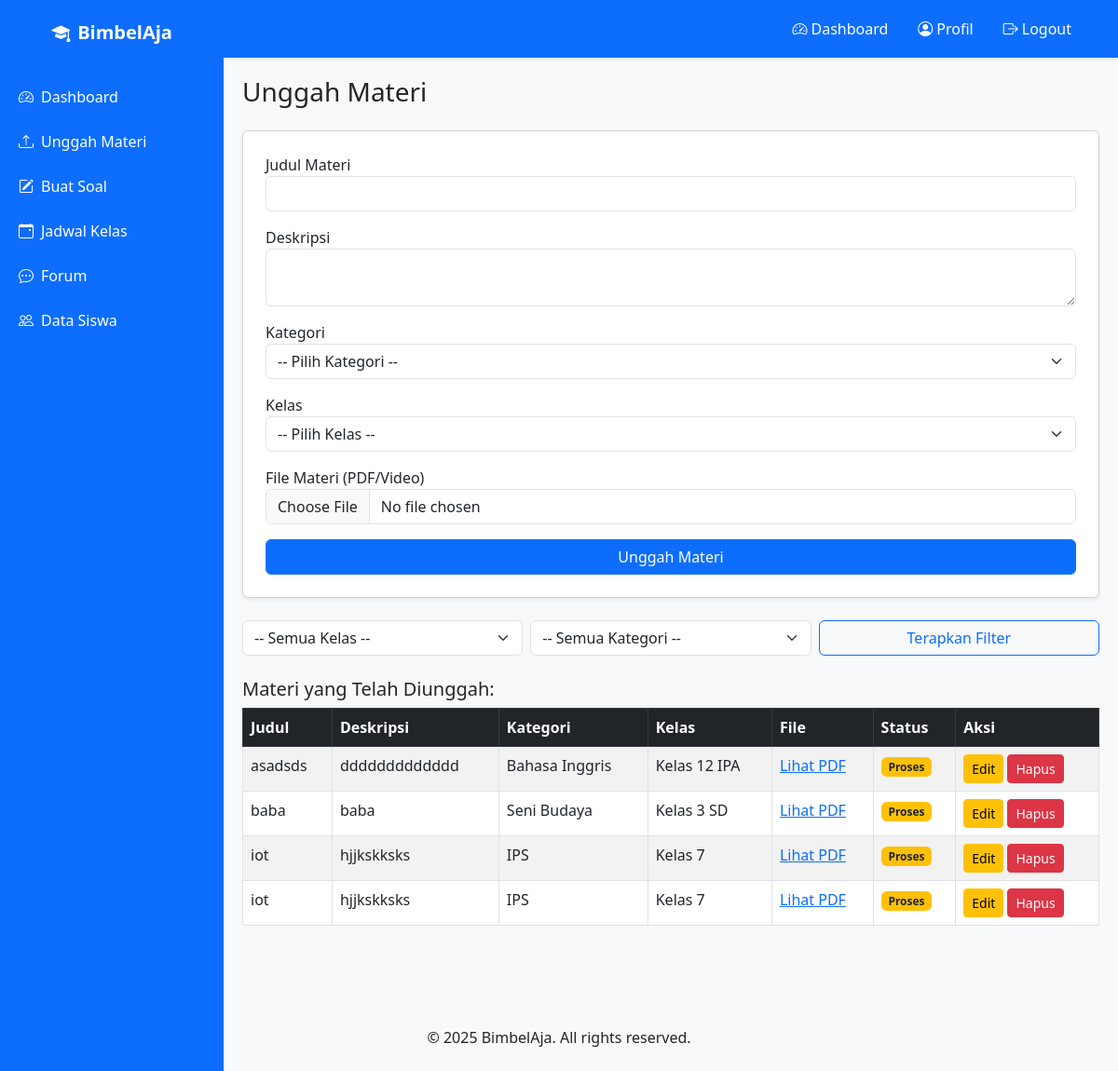
Screenshot of /tutor/unggah_materi.php (signed in) with the database file from the repository.
### tables this page shows
CREATE TABLE `materi` (
  `id` int(11) NOT NULL,
  `judul` varchar(100) NOT NULL,
  `deskripsi` text DEFAULT NULL,
  `file` varchar(100) DEFAULT NULL,
  `tutor_id` int(11) DEFAULT NULL,
  `kelas_id` int(11) DEFAULT NULL,
  `created_at` datetime DEFAULT current_timestamp(),
  `tipe_file` enum('pdf','video','lain') DEFAULT 'pdf',
  `kategori_id` int(11) DEFAULT NULL,
  `status` enum('proses','diterima','ditolak') DEFAULT 'proses'
);

CREATE TABLE `kategori_materi` (
  `id` int(11) NOT NULL,
  `nama_kategori` varchar(100) NOT NULL
);

CREATE TABLE `kelas` (
  `id` int(11) NOT NULL,
  `nama_kelas` varchar(100) NOT NULL,
  `jenjang` enum('SD','SMP','SMA') DEFAULT NULL
);

### tutor/unggah_materi.php (the view, shortened to what this page needs)
<?php
include '../includes/header.php';
include '../config/database.php';
$tutor_id = $_SESSION['user']['id'];
$edit_id = null;
$judul_edit = $deskripsi_edit = $kategori_edit = $kelas_edit = "";
$where = "WHERE m.tutor_id = $tutor_id";
$query = "SELECT m.*, k.nama_kategori, kl.nama_kelas FROM materi m
          LEFT JOIN kategori_materi k ON m.kategori_id = k.id
          LEFT JOIN kelas kl ON m.kelas_id = kl.id
          $where ORDER BY m.id DESC";
$materi = mysqli_query($conn, $query);
?>
<div class="sidebar">
    <div class="logo">
        <i class="bi bi-mortarboard-fill me-2"></i>BimbelAja
    </div>
    <a href="dashboard.php"><i class="bi bi-speedometer2 me-2"></i>Dashboard</a>
    <a href="unggah_materi.php" class="active"><i class="bi bi-upload me-2"></i>Unggah Materi</a>
    <a href="buat_soal.php"><i class="bi bi-pencil-square me-2"></i>Buat Soal</a>
    <a href="jadwal_kelas.php"><i class="bi bi-calendar-event me-2"></i>Jadwal Kelas</a>
    <a href="forum.php"><i class="bi bi-chat-dots me-2"></i>Forum</a>
    <a href="data_siswa.php"><i class="bi bi-people me-2"></i>Data Siswa</a>
</div>
<div class="content">
    <h3 class="mb-4"><?= $edit_id ? 'Edit Materi' : 'Unggah Materi' ?></h3>
    <form method="POST" enctype="multipart/form-data" class="card p-4 shadow-sm mb-4">
        <div class="mb-3">
            <label>Judul Materi</label>
            <input type="text" name="judul" class="form-control" required value="<?= htmlspecialchars($judul_edit) ?>">
        </div>
        <div class="mb-3">
            <label>Deskripsi</label>
            <textarea name="deskripsi" class="form-control" required><?= htmlspecialchars($deskripsi_edit) ?></textarea>
        </div>
        <div class="mb-3">
            <label>Kategori</label>
            <select name="kategori_id" class="form-select" required>
                <option value="">-- Pilih Kategori --</option>
            </select>
        </div>
        <div class="mb-3">
            <label>Kelas</label>
            <select name="kelas_id" class="form-select" required>
                <option value="">-- Pilih Kelas --</option>
            </select>
        </div>
        <div class="mb-3">
            <label>File Materi (PDF/Video)</label>
            <input type="file" name="file" class="form-control" accept=".pdf,.mp4,.avi,.mkv,.mov">
        </div>
        <button type="submit" class="btn btn-<?= $edit_id ? 'warning' : 'primary' ?>">
            <?= $edit_id ? 'Update Materi' : 'Unggah Materi' ?>
        </button>
    </form>
    <form method="GET" class="row g-2 mb-4">
        <div class="col-md-4">
            <select name="kelas_id" class="form-select">
                <option value="0">-- Semua Kelas --</option>
            </select>
        </div>
        <div class="col-md-4">
            <select name="kategori_id" class="form-select">
                <option value="0">-- Semua Kategori --</option>
            </select>
        </div>
        <div class="col-md-4">
            <button type="submit" class="btn btn-outline-primary w-100">Terapkan Filter</button>
        </div>
    </form>
    <h5>Materi yang Telah Diunggah:</h5>
    <table class="table table-bordered table-striped">
        <thead class="table-dark">
            <tr>
                <th>Judul</th>
                <th>Deskripsi</th>
                <th>Kategori</th>
                <th>Kelas</th>
                <th>File</th>
                <th>Status</th>
                <th>Aksi</th>
            </tr>
        </thead>
        <tbody>
            <?php while ($row = mysqli_fetch_assoc($materi)): ?>
                <tr>
                    <td><?= htmlspecialchars($row['judul']) ?></td>
                    <td><?= htmlspecialchars($row['deskripsi']) ?></td>
                    <td><?= htmlspecialchars($row['nama_kategori']) ?: '-' ?></td>
                    <td><?= htmlspecialchars($row['nama_kelas']) ?: '-' ?></td>
                    <td>
                        <a href="../assets/uploads/<?= htmlspecialchars($row['file']) ?>" target="_blank">
                            <?= ($row['tipe_file'] === 'video') ? 'Tonton Video' : 'Lihat PDF'; ?>
                        </a>
                    </td>
                    <td>
                        <?php if ($row['status'] === 'proses'): ?>
                            <span class="badge bg-warning text-dark">Proses</span>
                        <?php elseif ($row['status'] === 'diterima'): ?>
                            <span class="badge bg-success">Diterima</span>
                        <?php else: ?>
                            <span class="badge bg-danger">Ditolak</span>
                        <?php endif; ?>
                    </td>
                    <td>
                        <a href="?edit=<?= $row['id'] ?>" class="btn btn-sm btn-warning">Edit</a>
                        <a href="?hapus=<?= $row['id'] ?>" class="btn btn-sm btn-danger" onclick="return confirm('Hapus materi ini?')">Hapus</a>
                    </td>
                </tr>
            <?php endwhile; ?>
        </tbody>
    </table>
</div>
<?php include '../includes/footer.php'; ?>

### includes/header.php (style rules this page uses)
body { font-family: 'Segoe UI', sans-serif; background-color: #f9f9f9; }

### tutor/unggah_materi.php (style rules this page uses)
body { font-family: 'Segoe UI', sans-serif; background-color: #f8f9fa; }
.sidebar { width: 240px; background-color: #0d6efd; position: fixed; top: 0; bottom: 0; left: 0; padding-top: 20px; }
.sidebar a { color: white; display: block; padding: 12px 20px; text-decoration: none; font-size: 16px; }
.sidebar .logo { text-align: center; margin-bottom: 30px; color: white; font-size: 20px; font-weight: bold; }
.content { margin-left: 240px; padding: 20px; }

### rows the page displays
materi: judul "asadsds", deskripsi "ddddddddddddd", kategori_materi.nama_kategori "Bahasa Inggris", kelas.nama_kelas "Kelas 12 IPA", tipe_file "Lihat PDF", status "Proses"
materi: judul "baba", deskripsi "baba", kategori_materi.nama_kategori "Seni Budaya", kelas.nama_kelas "Kelas 3 SD", tipe_file "Lihat PDF", status "Proses"
materi: judul "iot", deskripsi "hjjkskksks", kategori_materi.nama_kategori "IPS", kelas.nama_kelas "Kelas 7", tipe_file "Lihat PDF", status "Proses"
materi: judul "iot", deskripsi "hjjkskksks", kategori_materi.nama_kategori "IPS", kelas.nama_kelas "Kelas 7", tipe_file "Lihat PDF", status "Proses"
